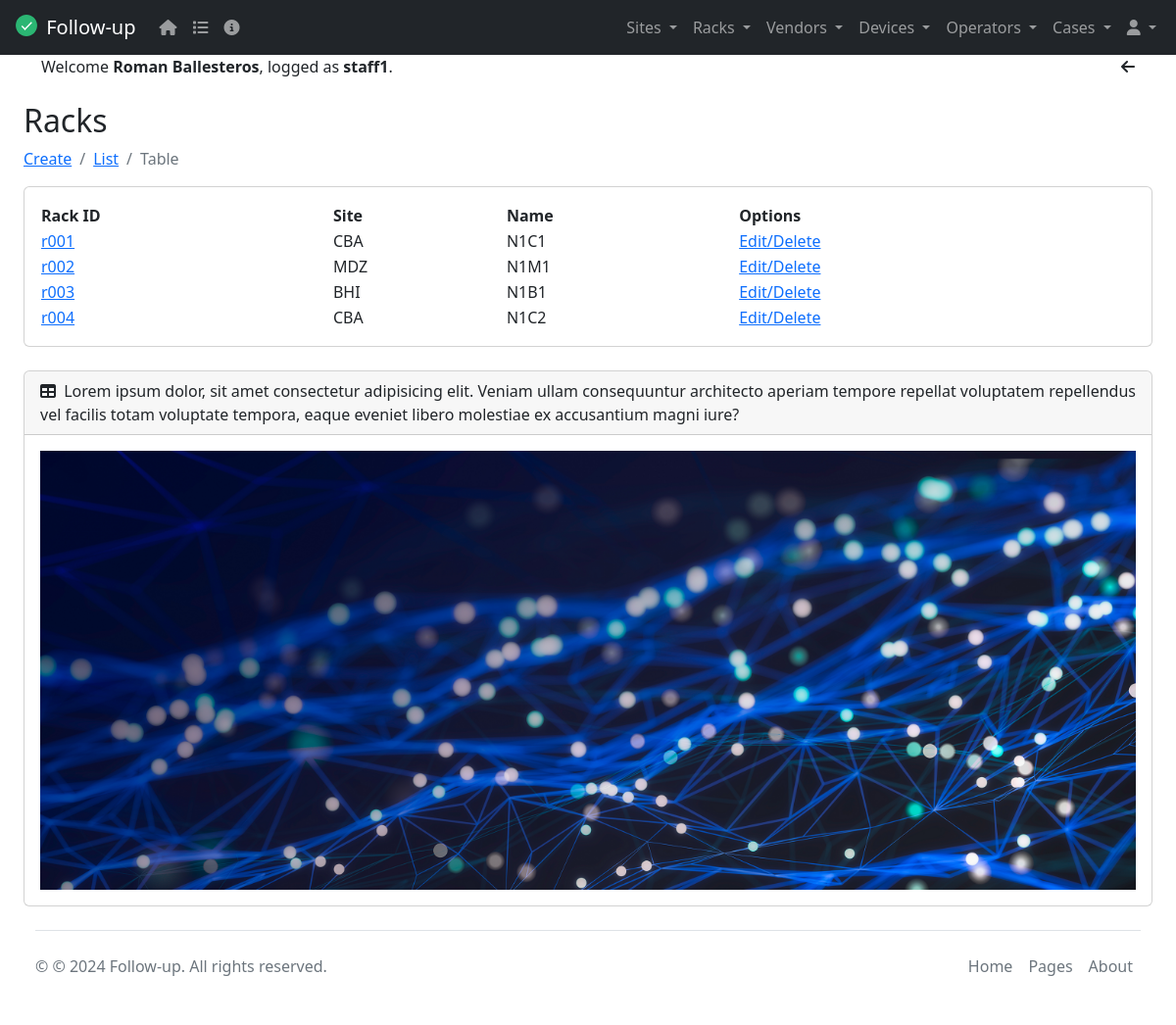
Before: /rack_table/ (signed in) with the older database file.
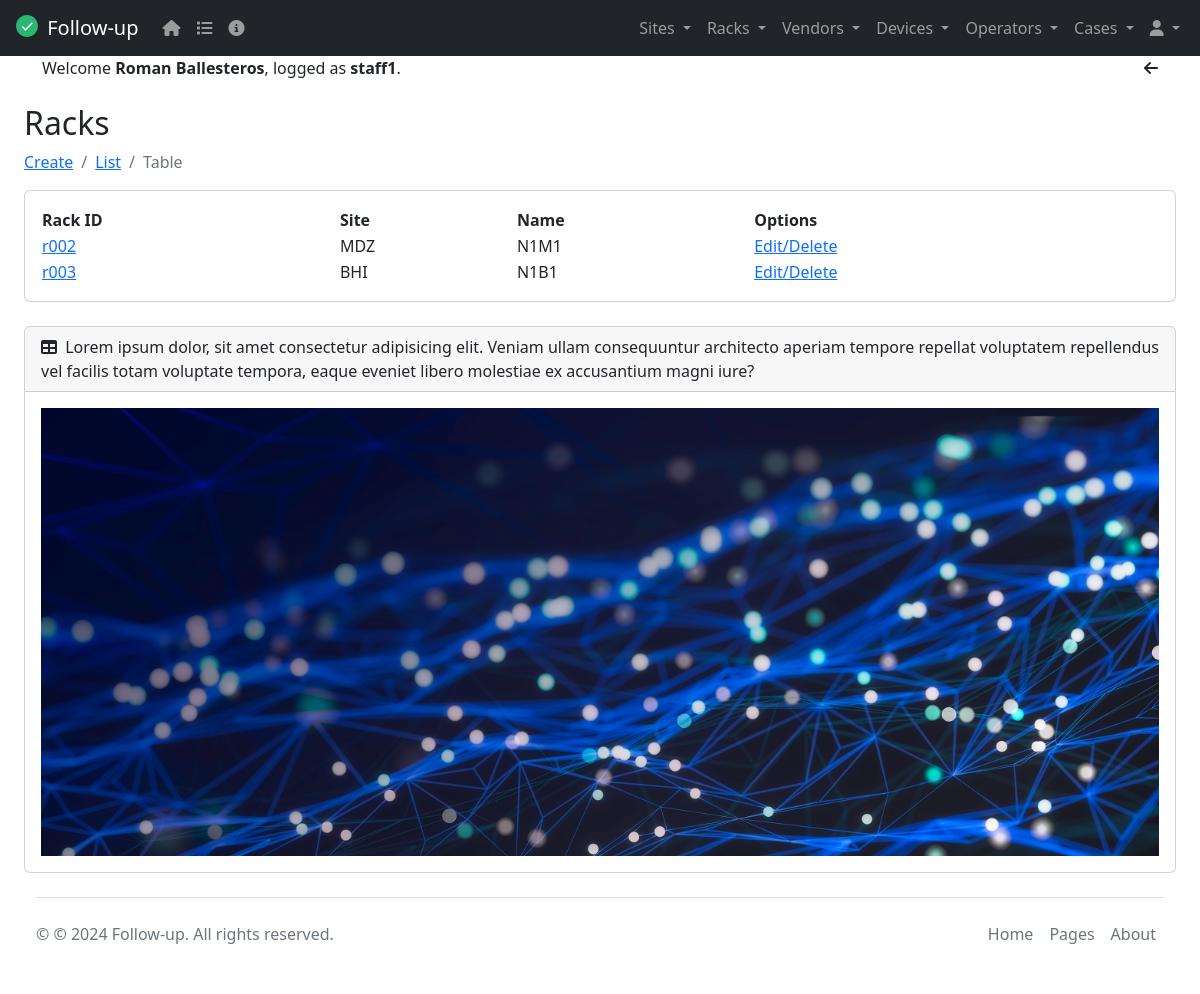
After: the same page with the newer database file.
### tasks/models.py (models this page shows, shortened)
class Rack(models.Model):
  rackId = models.CharField(max_length=6)
  name = models.CharField(max_length=20)
  site = models.ForeignKey(Site, on_delete=models.CASCADE, null=True)
  rackImage = models.ImageField(upload_to='racks', blank=True, null=True, default="/media/static/default.png") # default=""
  class Meta():
    verbose_name = 'Rack'
    verbose_name_plural = 'Racks'
    ordering = ('rackId', 'name')
    unique_together = ('rackId', 'name')

class Site(models.Model):
  siteId = models.CharField(max_length=6)
  name = models.CharField(max_length=20)
  address = models.CharField(max_length=30)
  city = models.CharField(max_length=20)
  country = models.CharField(max_length=20)
  switchowner = models.CharField(max_length=30)
  contact = models.IntegerField(default=0)
  siteImage = models.ImageField(upload_to='sites', blank=True, null=True, default="/media/static/default.png") # default=""
  def __str__(self):
    return self.name
  class Meta():
    verbose_name = 'Site'
    verbose_name_plural = 'Sites'
    ordering = ('siteId', 'name')
    unique_together = ('siteId', 'name')

### tasks/views.py (the view)
# urls.py: path('rack_table/', views.rack_table, name='rack_table'),
@login_required
def rack_table(request):
    racks = Rack.objects.all()
    return render(request, 'rack_table.html', {'racks': racks})

### tasks/templates/rack_table.html
{% extends 'base.html' %}
{% block content %}
<h2 class="mt-4">Racks</h2>
<nav aria-label="breadcrumb">
  <ol class="breadcrumb">
    {% if user.is_staff %}
    <li class="breadcrumb-item"><a href="/rack_create">Create</a></li>
    {% endif %}
    <li class="breadcrumb-item"><a href="/racks">List</a></li>
    <li class="breadcrumb-item active" aria-current="page">Table</li>
  </ol>
</nav>
<div class="card mb-4">
  <div class="card-body">
    <table id="example" class="display" style="width:100%">
        <thead>
            <tr>
                <th>Rack ID</th>
                <th>Site</th>
                <th>Name</th>
                {% if user.is_staff %}
                <th>Options</th>
                {% endif %}
            </tr>
        </thead>
        <tbody>
            {% for rack in racks %}
            <tr>
                <td><a href="{% url 'rack_nav' rack.id %}">{{ rack.rackId }}</a></td>
                <td>{{ rack.site }}</td>
                <td>{{ rack.name }}</td>
                {% if user.is_staff %}
                <td><a href="{% url 'rack_detail' rack.id %}">Edit/Delete</a></td>
                {% endif %}
            </tr>
            {% endfor %}
        </tbody>
    </table>
  </div>
</div>
{% endblock %}

Changed rows visible on the page:
removed Rack: rackId "r001", site "CBA", name "N1C1"
removed Rack: rackId "r004", site "CBA", name "N1C2"
